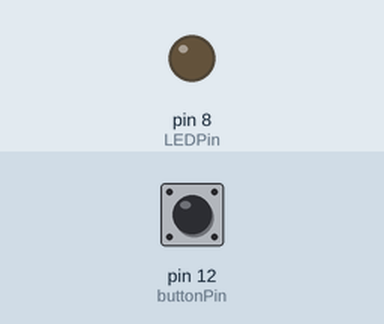
Simulated run of this sketch. Board: Arduino Uno, built with avr-gcc and run on an emulated ATmega328P. On the bench: output pins drawn as LEDs (lit = HIGH). Inputs (shaded band) come from the test bench; at power-on: pin 12 (buttonPin) LOW.

Above: at 1.2 s.
1.3 s: pin 12 (buttonPin) pulled HIGH for 0.15 s
At 2.3 s:
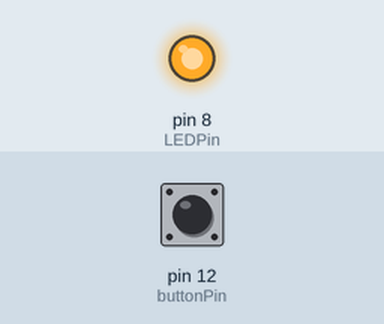
2.9 s: pin 12 (buttonPin) pulled HIGH for 1 s
At 3.5 s:
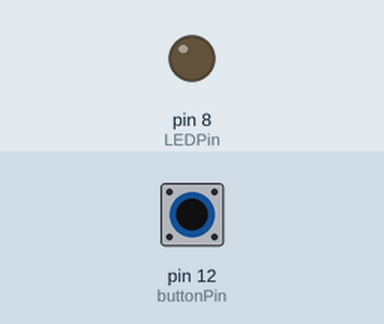
5.4 s: pin 12 (buttonPin) pulled HIGH for 3.2 s
At 6.6 s:
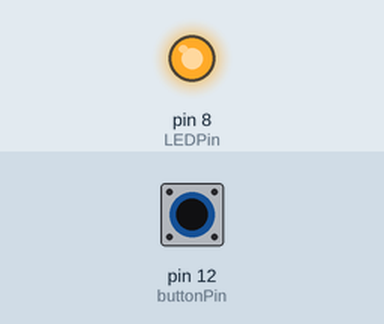
Timing chart, 0 to 8.4 s (numbered marks = the images above; inputs shaded):
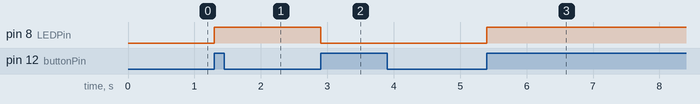

The sketch:

pushbutton_LED_basic_onandoff.ino
```cpp
int LEDState = 0;
int LEDPin = 8;
int buttonPin = 12;
int buttonNew;
int buttonOld = 1;
int dt = 50;

void setup() {
  // put your setup code here, to run once:
  Serial.begin(9600);
  pinMode(LEDPin,OUTPUT);
  pinMode(buttonPin,INPUT);

}

void loop() {
  // put your main code here, to run repeatedly:
  buttonNew = digitalRead(buttonPin);
  if (buttonOld == 0 && buttonNew == 1){
    if (LEDState == 0) {
      digitalWrite(LEDPin, HIGH);
      LEDState = 1;
    }
    else {
      digitalWrite(LEDPin, LOW);
      LEDState = 0;
    }
  }

  buttonOld = buttonNew;
  delay(dt);

}
```

Measured:
- after the input at 1.3 s, pin 8 (LEDPin): LOW → HIGH at once
- after the input at 2.9 s, pin 8 (LEDPin): HIGH → LOW at once
- after the input at 5.4 s, pin 8 (LEDPin): LOW → HIGH at once
